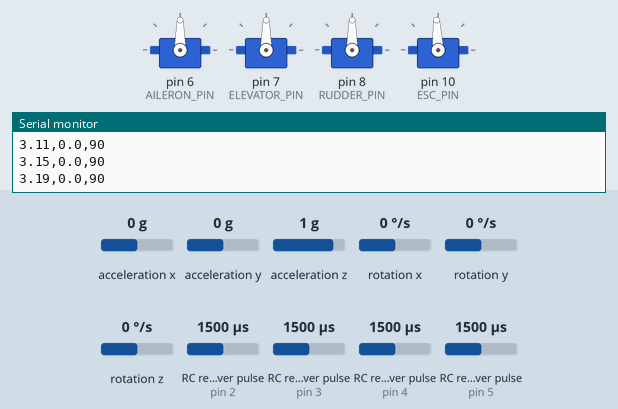
A sketch run on a simulated Arduino Uno, built with avr-gcc and run on an emulated ATmega328P. Parts: 4 × servo, the last lines printed to the serial monitor. Wiring (inferred from the names in the program): 4 × RC receiver channel: data pin 2 / data pin 3 / data pin 4 / data pin 5. The test bench sets the inputs (shaded band); at power-on: acceleration y 0 g, RC receiver pulse (sensors on pin 2, pin 3, pin 5, pin 4) 1500 µs, acceleration z 1 g, acceleration x 0 g, rotation x 0 °/s, rotation y 0 °/s, rotation z 0 °/s.

Above: at 3.2 s.
3.3 s: acceleration y set to -1.4 g
At 4.1 s:
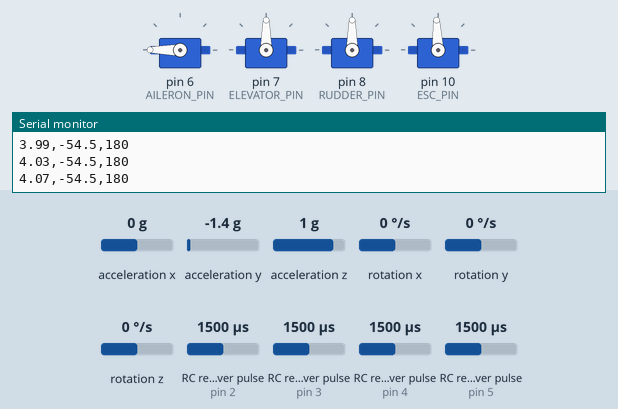
4.8 s: RC receiver pulse (sensor on pin 2) set to 1020 µs
At 6.0 s:
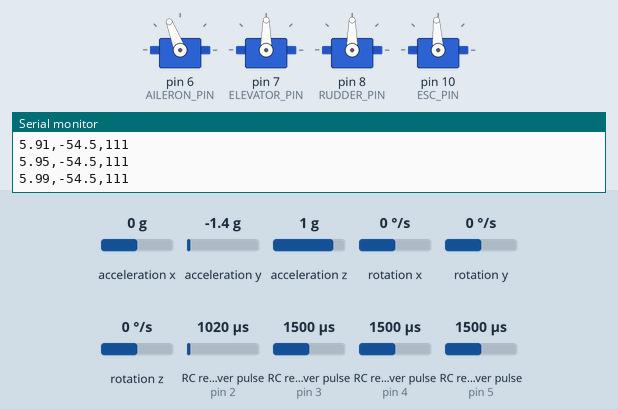
6.3 s: RC receiver pulse (sensor on pin 3) set to 1020 µs
At 6.6 s:
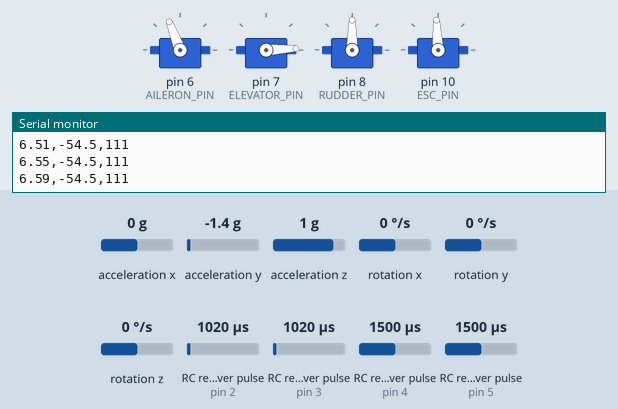
7.8 s: RC receiver pulse (sensor on pin 5) set to 1750 µs
At 8.2 s:
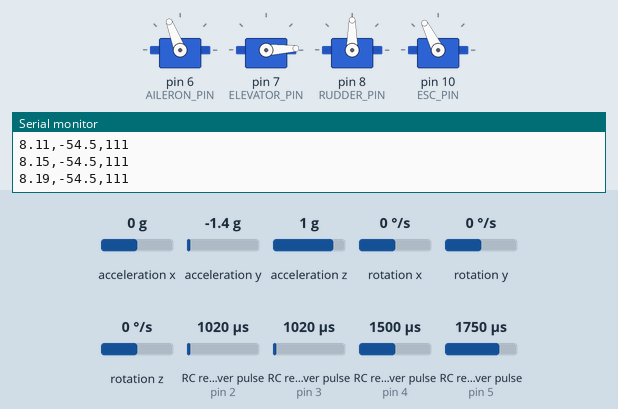
9.3 s: RC receiver pulse (sensor on pin 4) set to 1020 µs
At 10.1 s:
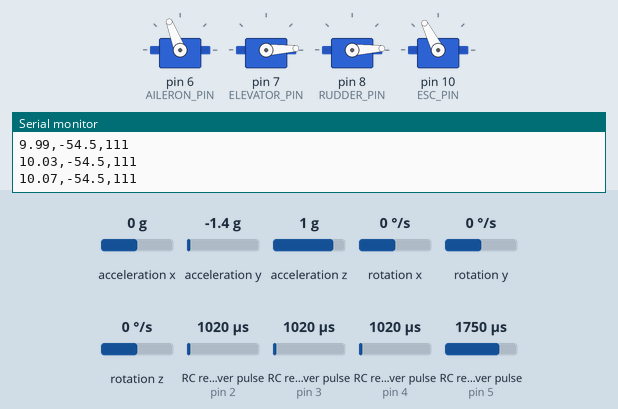
10.8 s: acceleration z set to -1.4 g
At 11.7 s:
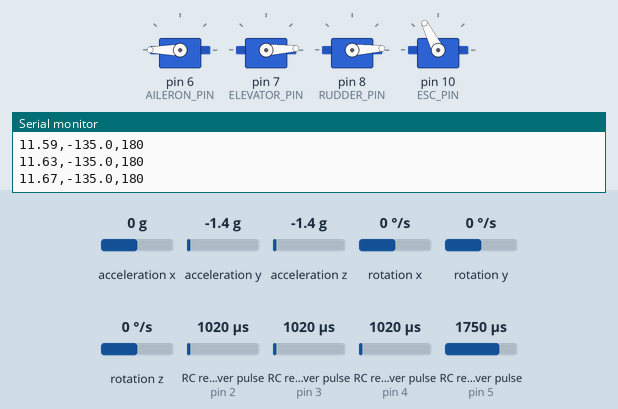
Timing chart, 0 to 13.3 s (numbered marks = the images above; inputs shaded):
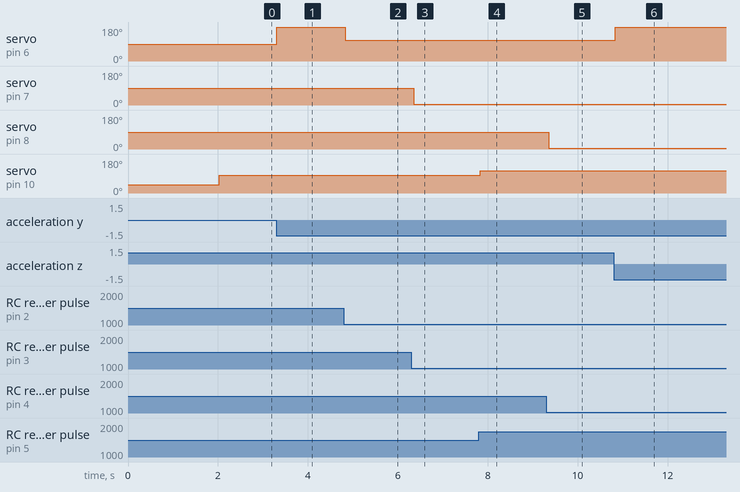

The sketch:

MRAD_FlightController_Main_V1.ino.ino
```cpp
/*
  MRAD Flight Controller - Main Aircraft Controller (V1)

  Description:
  Aircraft-side control code that reads RC receiver inputs,
  applies basic roll stabilisation using an MPU6050 IMU,
  and drives control surfaces and ESC outputs.

  Notes:
  - Roll stabilisation is applied only to the aileron channel
  - RC inputs are read as PWM pulses (1000–2000 µs)
  - ESC is treated as a servo output
  - Intended for experimental testing and tuning
*/

#include <Wire.h>
#include <Servo.h>
#include <MPU6050.h>

// RC receiver channel input pins
#define CH1_PIN 2    // Aileron
#define CH2_PIN 3    // Elevator
#define CH3_PIN 4    // Rudder
#define CH4_PIN 5    // Throttle

// Servo output pins
#define AILERON_PIN  6
#define ELEVATOR_PIN 7
#define RUDDER_PIN   8
#define ESC_PIN      10

// Servo objects
Servo aileronServo;
Servo elevatorServo;
Servo rudderServo;
Servo esc;

// MPU6050 IMU
MPU6050 mpu;

// RC channel values (µs)
int ch1Value, ch2Value, ch3Value, ch4Value;

// IMU raw data
int16_t ax, ay, az;
int16_t gx, gy, gz;

// PID parameters (roll)
float Kp = 2.0;
float Ki = 0.0;
float Kd = 1.0;

float error = 0.0;
float previousError = 0.0;
float integral = 0.0;
float derivative = 0.0;
float pidOutput = 0.0;

void setup() {
  Serial.begin(9600);

  // Attach servos and ESC
  aileronServo.attach(AILERON_PIN);
  elevatorServo.attach(ELEVATOR_PIN);
  rudderServo.attach(RUDDER_PIN);
  esc.attach(ESC_PIN);

  // Initialise I2C and IMU
  Wire.begin();
  mpu.initialize();

  if (!mpu.testConnection()) {
    Serial.println("MPU6050 connection failed");
    while (1) {
      delay(10);
    }
  }

  // Arm ESC with minimum throttle
  esc.writeMicroseconds(1000);
  delay(2000);
}

void loop() {
  // 1) Read RC receiver PWM inputs (timeout added for safety)
  ch1Value = pulseIn(CH1_PIN, HIGH, 25000);
  ch2Value = pulseIn(CH2_PIN, HIGH, 25000);
  ch3Value = pulseIn(CH3_PIN, HIGH, 25000);
  ch4Value = pulseIn(CH4_PIN, HIGH, 25000);

  // Validate RC input
  if (ch1Value < 900 || ch4Value < 900) {
    return; // skip loop if signal is lost
  }

  // 2) Read IMU data
  mpu.getMotion6(&ax, &ay, &az, &gx, &gy, &gz);

  // 3) Compute roll angle from accelerometer (degrees)
  float roll = atan2((float)ay, (float)az) * 180.0 / PI;

  // 4) PID roll stabilisation (setpoint = 0°)
  error = -roll;
  integral += error;
  derivative = error - previousError;

  pidOutput = Kp * error
            + Ki * integral
            + Kd * derivative;

  previousError = error;

  // 5) Aileron command with stabilisation
  int aileronBase = map(ch1Value, 1000, 2000, 0, 180);
  int aileronCmd  = aileronBase + (int)pidOutput;
  aileronCmd = constrain(aileronCmd, 0, 180);
  aileronServo.write(aileronCmd);

  // 6) Direct elevator and rudder control
  int elevatorCmd = map(ch2Value, 1000, 2000, 0, 180);
  int rudderCmd   = map(ch3Value, 1000, 2000, 0, 180);

  elevatorServo.write(elevatorCmd);
  rudderServo.write(rudderCmd);

  // 7) Throttle to ESC
  int throttleCmd = constrain(ch4Value, 1000, 2000);
  esc.writeMicroseconds(throttleCmd);

  // 8) Serial logging (optional)
  Serial.print(millis() / 1000.0, 2);
  Serial.print(",");
  Serial.print(roll, 1);
  Serial.print(",");
  Serial.println(aileronCmd);

  delay(20); // ~50 Hz control loop
}
```

Measured:
- after the input at 3.3 s, servo on pin 6 (AILERON_PIN): 90° → 180° at once
- after the input at 4.8 s, servo on pin 6 (AILERON_PIN): 180° → 111° at once
- after the input at 6.3 s, servo on pin 7 (ELEVATOR_PIN): 90° → 3° after 0.05 s
- after the input at 7.8 s, servo on pin 10 (ESC_PIN): 93° → 117° at once
- after the input at 9.3 s, servo on pin 8 (RUDDER_PIN): 90° → 3° after 0.05 s
- after the input at 10.8 s, servo on pin 6 (AILERON_PIN): 111° → 180° at once
